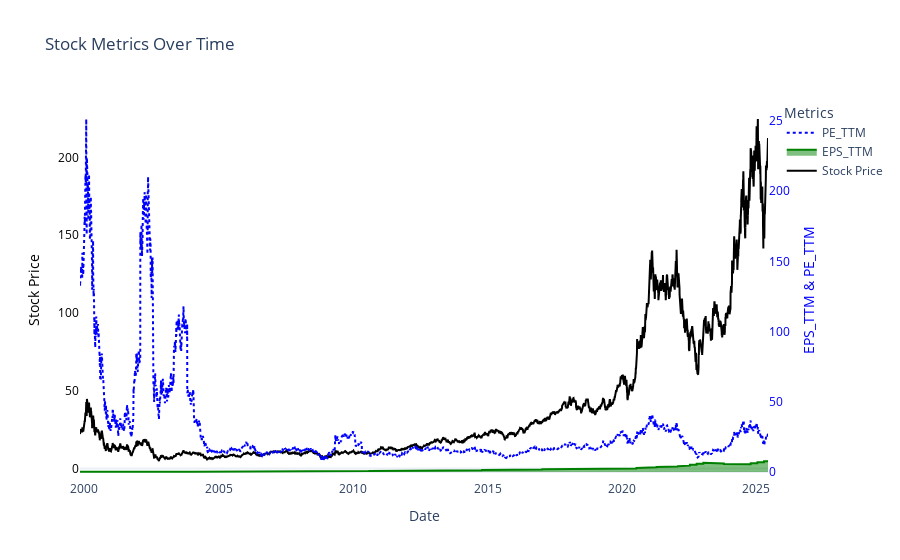

The notebook cell this image was saved under:
### Code cell
import plotly.graph_objects as go


# Create the figure
fig = go.Figure()

# Add stock_price on primary y-axis (left)
fig.add_trace(go.Scatter(
    x=stock_consolidate_df.index,
    y=stock_consolidate_df["stock_price"],
    mode='lines',
    line=dict(color='black'),
    name='Stock Price',
    yaxis="y1"
))

# Add EPS_TTM on secondary y-axis (right)
fig.add_trace(go.Scatter(
    x=stock_consolidate_df.index,
    y=stock_consolidate_df["EPS_TTM"],
    mode='lines',
    fill='tonexty',  # Shadow effect
    line=dict(color='green'),
    name='EPS_TTM',
    yaxis="y2"
))

# Add PE_TTM on secondary y-axis (right)
fig.add_trace(go.Scatter(
    x=stock_consolidate_df.index,
    y=stock_consolidate_df["PE_TTM"],
    mode='lines',
    line=dict(color='blue', dash='dot'),
    name='PE_TTM',
    yaxis="y2"
))

# Update layout to remove grid and configure dual y-axes
fig.update_layout(
    title="Stock Metrics Over Time",
    xaxis=dict(title="Date", showgrid=False),
    yaxis=dict(
        title="Stock Price",
        showgrid=False,
        titlefont=dict(color="black"),
        tickfont=dict(color="black")
    ),
    yaxis2=dict(
        title="EPS_TTM & PE_TTM",
        overlaying="y",  # Overlay with y1
        side="right",
        showgrid=False,
        titlefont=dict(color="blue"),
        tickfont=dict(color="blue")
    ),
    legend_title="Metrics",
    template="plotly_white",
    plot_bgcolor='white'  # Background color
)

# Show the plot
fig.show()

### Figure 1 — Plotly figure (JSON) as saved in the notebook; plotly's stock layout.template omitted (floating-point values rounded to 4 significant figures; data arrays with more than 128 entries replaced by an {"elided": "..."} marker saying what was removed)
{"data": [{"line": {"color": "black"}, "mode": "lines", "name": "Stock Price", "type": "scatter", "x": {"elided": "6441 str values"}, "y": {"elided": "6441 float values"}, "yaxis": "y"}, {"fill": "tonexty", "line": {"color": "green"}, "mode": "lines", "name": "EPS_TTM", "type": "scatter", "x": {"elided": "6441 str values"}, "y": {"elided": "6441 float values"}, "yaxis": "y2"}, {"line": {"color": "blue", "dash": "dot"}, "mode": "lines", "name": "PE_TTM", "type": "scatter", "x": {"elided": "6441 str values"}, "y": {"elided": "6441 float values"}, "yaxis": "y2"}], "layout": {"legend": {"title": {"text": "Metrics"}}, "plot_bgcolor": "white", "title": {"text": "Stock Metrics Over Time"}, "xaxis": {"showgrid": false, "title": {"text": "Date"}}, "yaxis": {"showgrid": false, "tickfont": {"color": "black"}, "title": {"font": {"color": "black"}, "text": "Stock Price"}}, "yaxis2": {"overlaying": "y", "showgrid": false, "side": "right", "tickfont": {"color": "blue"}, "title": {"font": {"color": "blue"}, "text": "EPS_TTM & PE_TTM"}}}}
